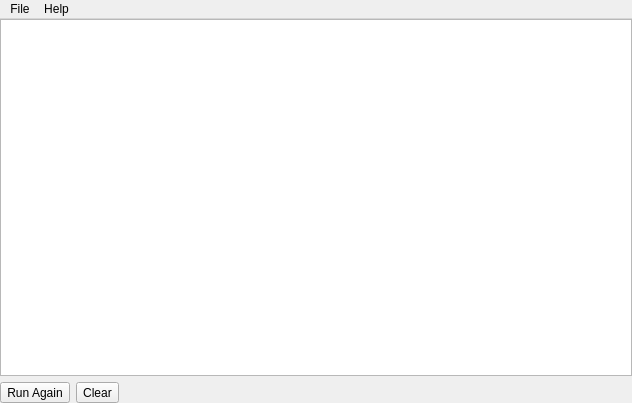
<?xml version="1.0" encoding="UTF-8"?>
<ui version="4.0">
 <class>LuaConsole</class>
 <widget class="QMainWindow" name="LuaConsole">
  <property name="geometry">
   <rect>
    <x>0</x>
    <y>0</y>
    <width>632</width>
    <height>403</height>
   </rect>
  </property>
  <property name="windowTitle">
   <string>Lua Console</string>
  </property>
  <widget class="QWidget" name="centralwidget">
   <layout class="QGridLayout" name="gridLayout">
    <property name="margin">
     <number>0</number>
    </property>
    <item row="0" column="0">
     <widget class="QTextEdit" name="textEdit">
      <property name="readOnly">
       <bool>true</bool>
      </property>
     </widget>
    </item>
    <item row="2" column="0">
     <layout class="QHBoxLayout" name="horizontalLayout_2">
      <property name="topMargin">
       <number>0</number>
      </property>
      <item>
       <widget class="QToolButton" name="btnRunAgain">
        <property name="text">
         <string>Run Again</string>
        </property>
       </widget>
      </item>
      <item>
       <widget class="QToolButton" name="clear">
        <property name="text">
         <string>Clear</string>
        </property>
        <property name="icon">
         <iconset resource="tiled.qrc">
          <normaloff>:/images/16x16/edit-clear.png</normaloff>:/images/16x16/edit-clear.png</iconset>
        </property>
        <property name="toolButtonStyle">
         <enum>Qt::ToolButtonTextBesideIcon</enum>
        </property>
       </widget>
      </item>
      <item>
       <spacer name="horizontalSpacer">
        <property name="orientation">
         <enum>Qt::Horizontal</enum>
        </property>
        <property name="sizeHint" stdset="0">
         <size>
          <width>40</width>
          <height>20</height>
         </size>
        </property>
       </spacer>
      </item>
     </layout>
    </item>
   </layout>
  </widget>
  <widget class="QMenuBar" name="menubar">
   <property name="geometry">
    <rect>
     <x>0</x>
     <y>0</y>
     <width>632</width>
     <height>21</height>
    </rect>
   </property>
   <widget class="QMenu" name="menuFile">
    <property name="title">
     <string>File</string>
    </property>
    <addaction name="actionRun_Script"/>
    <addaction name="actionRunAgain"/>
   </widget>
   <widget class="QMenu" name="menuHelp">
    <property name="title">
     <string>Help</string>
    </property>
    <addaction name="actionHelpContents"/>
   </widget>
   <addaction name="menuFile"/>
   <addaction name="menuHelp"/>
  </widget>
  <action name="actionRun_Script">
   <property name="text">
    <string>Run Script...</string>
   </property>
  </action>
  <action name="actionRunAgain">
   <property name="text">
    <string>Run Again</string>
   </property>
  </action>
  <action name="actionHelpContents">
   <property name="text">
    <string>Contents</string>
   </property>
  </action>
 </widget>
 <resources>
  <include location="tiled.qrc"/>
 </resources>
 <connections/>
</ui>
